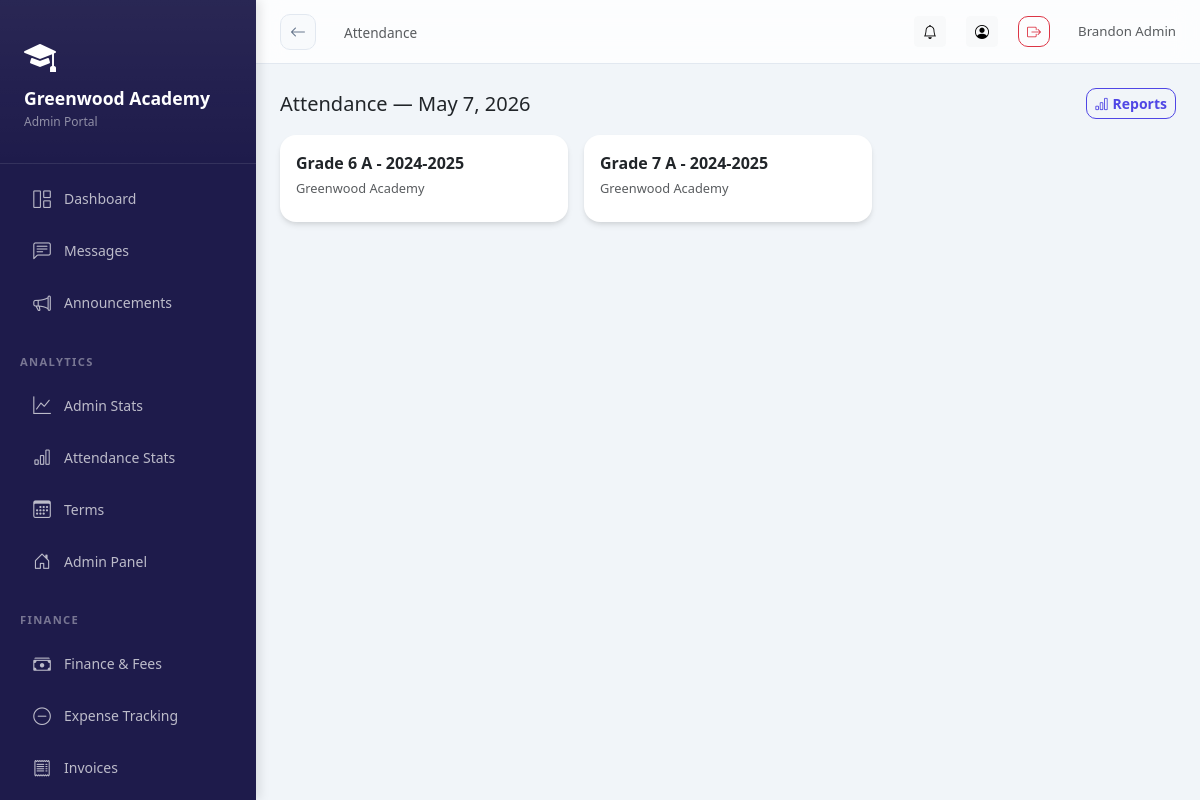
/attendance/ (signed in), run on the app's committed database.
### schools/models.py (models this page shows, shortened)
class School(models.Model):
    STATUS_CHOICES = [
        ('pending', 'Pending Approval'),
        ('active', 'Active'),
        ('suspended', 'Suspended'),
        ('rejected', 'Rejected'),
    ]
    name = models.CharField(max_length=200)
    subdomain = models.CharField(max_length=50, unique=True, db_index=True)
    email = models.EmailField()
    phone = models.CharField(max_length=20, blank=True)
    address = models.TextField(blank=True)
    logo = models.ImageField(upload_to='school_logos/', blank=True, null=True)
    theme_color = models.CharField(max_length=7, default='#4F46E5', help_text='Hex color code')
    motto = models.CharField(max_length=200, blank=True)
    status = models.CharField(max_length=20, choices=STATUS_CHOICES, default='pending')
    is_demo = models.BooleanField(default=False)
    created_at = models.DateTimeField(auto_now_add=True)
    updated_at = models.DateTimeField(auto_now=True)
    is_deleted = models.BooleanField(default=False)
    parent_registration_enabled = models.BooleanField(default=True)
    registration_token = models.CharField(max_length=100, unique=True, blank=True, null=True)
    subscription_active = models.BooleanField(default=False)
    subscription_expires = models.DateTimeField(null=True, blank=True)
    class Meta:
        ordering = ['-created_at']

class SchoolUser(SyncBaseModel):
    ROLE_CHOICES = [
        ('headmaster', 'Headmaster'),
        ('admin', 'School Admin'),
        ('teacher', 'Teacher'),
        ('student', 'Student'),
        ('parent', 'Parent'),
    ]
    user = models.ForeignKey(User, on_delete=models.CASCADE, related_name='school_memberships')
    school = models.ForeignKey(School, on_delete=models.CASCADE, related_name='members', db_index=True)
    role = models.CharField(max_length=20, choices=ROLE_CHOICES, db_index=True)
    is_active = models.BooleanField(default=True, db_index=True)
    signature = models.ImageField(upload_to='signatures/', blank=True, null=True)
    class Meta:
        unique_together = ['user', 'school']

### academics/models.py (models this page shows, shortened)
class ClassSection(SyncBaseModel):
    school = models.ForeignKey(School, on_delete=models.CASCADE, related_name='class_sections')
    class_level = models.ForeignKey(ClassLevel, on_delete=models.CASCADE, related_name='sections')
    section_name = models.CharField(max_length=20)  # e.g., "A", "B", "Science"
    class_teacher = models.ForeignKey(
        SchoolUser,
        on_delete=models.SET_NULL,
        null=True,
        blank=True,
        limit_choices_to={'role': 'teacher'},
        related_name='homeroom_classes'
    )
    academic_year = models.ForeignKey(AcademicYear, on_delete=models.CASCADE, related_name='sections')
    objects = TenantManager()
    all_objects = models.Manager()
    class Meta:
        unique_together = ['class_level', 'section_name', 'academic_year']
        ordering = ['class_level__order', 'section_name']
    def __str__(self):
        return f"{self.class_level.name} {self.section_name} - {self.academic_year.name}"

class ClassLevel(SyncBaseModel):
    school = models.ForeignKey(School, on_delete=models.CASCADE, related_name='class_levels')
    name = models.CharField(max_length=50)  # e.g., "Grade 1", "Class 5"
    order = models.IntegerField(default=0)
    objects = TenantManager()
    all_objects = models.Manager()
    class Meta:
        ordering = ['order', 'name']

class AcademicYear(SyncBaseModel):
    school = models.ForeignKey(School, on_delete=models.CASCADE, related_name='academic_years')
    name = models.CharField(max_length=50)  # e.g., "2024-2025"
    start_date = models.DateField()
    end_date = models.DateField()
    is_current = models.BooleanField(default=False)
    objects = TenantManager()
    all_objects = models.Manager()
    class Meta:
        ordering = ['-start_date']

### attendance/views.py (the view)
# urls.py: path('', views.attendance_home, name='home'),
@login_required
def attendance_home(request):
    school = request.school
    school_user = SchoolUser.objects.filter(user=request.user, school=school).first()
    today = date.today()
    if school_user and school_user.role == 'teacher':
        classes = ClassSection.objects.filter(
            school=school,
            teacher_subjects__teacher=school_user
        ).distinct()
    else:
        classes = ClassSection.objects.filter(school=school)
    today_sessions = AttendanceSession.objects.filter(
        school=school, date=today
    ).select_related('class_section', 'marked_by__user')
    recent_sessions = AttendanceSession.objects.filter(
        school=school,
        date__gte=today - timedelta(days=7)
    ).select_related('class_section').order_by('-date')[:20]
    context = {
        'classes': classes,
        'today_sessions': today_sessions,
        'recent_sessions': recent_sessions,
        'today': today,
    }
    return render(request, 'attendance/attendance_home.html', context)

### core/models.py (called while the page is built)
    def get_queryset(self):
        queryset = super().get_queryset()
        school = get_current_school()
        if school:
            return queryset.filter(school=school)
        return queryset

### schools/context_processors.py (called while the page is built)
def school_context(request):
    school = getattr(request, 'school', None)
    school_role = ''
    if school and request.user.is_authenticated:
        try:
            su = SchoolUser.objects.get(user=request.user, school=school, is_active=True)
            school_role = su.role
        except SchoolUser.DoesNotExist:
            pass
    return {
        'current_school': school,
        'school_role': school_role,
    }

### templates/attendance/attendance_home.html (shortened to what this page needs)
{% extends "base_dashboard.html" %}
{% block page_title %}Attendance{% endblock %}
{% block content %}
<div class="d-flex justify-content-between align-items-center mb-3">
  <h5 class="mb-0">Attendance — {{ today }}</h5>
  <a href="{% url 'attendance:report' %}" class="btn btn-sm btn-outline-primary"><i class="bi bi-bar-chart me-1"></i>Reports</a>
</div>
<div class="row g-3 mb-4">
  {% for cs in classes %}
  <div class="col-md-4">
    <div class="card h-100">
      <div class="card-body">
        <div class="fw-semibold mb-1">{{ cs }}</div>
        <div class="text-muted mb-2" style="font-size:.8rem;">{{ cs.school.name }}</div>
      </div>
    </div>
  </div>
  {% empty %}
  <div class="col-12"><div class="alert alert-info">No classes found. Set up classes first.</div></div>
  {% endfor %}
</div>
{% endblock %}

### templates/base_dashboard.html (shortened to what this page needs)
<!DOCTYPE html>
<html lang="en">
<head>
<link rel="stylesheet" href="https://cdn.jsdelivr.net/npm/bootstrap@5.3.0/dist/css/bootstrap.min.css">
<link rel="stylesheet" href="https://cdn.jsdelivr.net/npm/bootstrap-icons@1.11.0/font/bootstrap-icons.css">
<link href="https://cdn.jsdelivr.net/npm/tom-select@2.2.2/dist/css/tom-select.bootstrap5.css" rel="stylesheet">
</head>
<body>
<div class="sidebar" id="sidebar">
  <div class="sidebar-brand">
    {% if current_school.logo %}
      <img src="{{ current_school.logo.url }}" alt="{{ current_school.name }}" class="rounded">
  {% else %}
    <i class="bi bi-mortarboard-fill text-white mb-2 d-block" style="font-size: 2rem;"></i>
  {% endif %}
  <h5>{{ current_school.name|default:"AcademiaLink" }}</h5>
  <small>{{ school_role|title }} Portal</small>
  </div>
  <nav class="py-2">
    <a href="{% url 'analytics:dashboard' %}" class="nav-link {% if request.path == '/analytics/dashboard/' %}active{% endif %}">
      <i class="bi bi-grid-1x2"></i> Dashboard
    </a>
    <a href="{% url 'messaging:list' %}" class="nav-link {% if 'messages' in request.path %}active{% endif %}">
      <i class="bi bi-chat-left-text"></i> Messages
    </a>
    <a href="{% url 'notifications:announcements' %}" class="nav-link {% if 'announcements' in request.path %}active{% endif %}">
      <i class="bi bi-megaphone"></i> Announcements
    </a>
    {% if school_role in 'headmaster,teacher' %}
    <div class="nav-section">Academic</div>
    <a href="{% url 'academics:student_list' %}" class="nav-link {% if 'students' in request.path %}active{% endif %}">
      <i class="bi bi-people"></i> Students
    </a>
    {% if school_role in 'headmaster,teacher,admin' %}
    <a href="{% url 'academics:teacher_list' %}" class="nav-link {% if 'teachers' in request.path %}active{% endif %}">
      <i class="bi bi-person-badge"></i> Teachers Directory
    </a>
    <a href="{% url 'academics:parent_list' %}" class="nav-link {% if 'parents' in request.path %}active{% endif %}">
      <i class="bi bi-people-fill"></i> Parents Directory
    </a>
    {% endif %}
    <a href="{% url 'academics:class_section_list' %}" class="nav-link {% if 'sections' in request.path %}active{% endif %}">
      <i class="bi bi-building"></i> Classes
    </a>
    <a href="{% url 'academics:subject_list' %}" class="nav-link {% if 'subjects' in request.path %}active{% endif %}">
      <i class="bi bi-book"></i> Subjects
    </a>
    <div class="nav-section">Attendance</div>
    <a href="{% url 'attendance:home' %}" class="nav-link {% if 'attendance' in request.path %}active{% endif %}">
      <i class="bi bi-calendar-check"></i> Attendance
    </a>
    <div class="nav-section">Results</div>
    <a href="{% url 'results:result_entry' %}" class="nav-link {% if 'entry' in request.path %}active{% endif %}">
      <i class="bi bi-pencil-square"></i> Enter Results
    </a>
    {% elif school_role == 'admin' %}
    <div class="nav-section">Analytics</div>
    <a href="{% url 'analytics:dashboard' %}#admin" class="nav-link {% if 'dashboard' in request.path %}active{% endif %}">
      <i class="bi bi-graph-up"></i> Admin Stats
    </a>
    <a href="{% url 'attendance:report' %}" class="nav-link {% if 'attendance_report' in request.path %}active{% endif %}">
      <i class="bi bi-bar-chart"></i> Attendance Stats
    </a>
    {% endif %}
    <a href="{% url 'results:term_list' %}" class="nav-link {% if 'terms' in request.path %}active{% endif %}">
      <i class="bi bi-calendar3"></i> Terms
    </a>
    <a href="{% url 'dashboard' %}" class="nav-link {% if '/school/dashboard/' in request.path %}active{% endif %}">
      <i class="bi bi-house-door"></i> Admin Panel
    </a>
    {% if school_role == 'admin' %}
    <div class="nav-section">Finance</div>
    <a href="{% url 'fees:home' %}" class="nav-link {% if 'fees' in request.path %}active{% endif %}">
      <i class="bi bi-cash-stack"></i> Finance & Fees
    </a>
    <a href="{% url 'fees:expense_list' %}" class="nav-link {% if 'expenses' in request.path %}active{% endif %}">
      <i class="bi bi-dash-circle"></i> Expense Tracking
    </a>
    <a href="{% url 'fees:invoice_list' %}" class="nav-link {% if 'invoices' in request.path %}active{% endif %}">
      <i class="bi bi-receipt"></i> Invoices
    </a>
    <a href="{% url 'fees:structure_list' %}" class="nav-link {% if 'structures' in request.path %}active{% endif %}">
    </a>
    {% endif %}
  </nav>
</div>
<div class="main-content">
  <div class="topbar">
    <div class="topbar-left">
      <a href="javascript:history.back()" class="btn-back d-none d-md-flex" id="global-back-btn" title="Go Back">
        <i class="bi bi-arrow-left"></i>
      </a>
      <nav aria-label="breadcrumb" class="d-none d-md-block">
        <span class="text-muted" style="font-size:.85rem;">{% block page_title %}{% endblock %}</span>
      </nav>
    </div>
    <div class="topbar-right">
      <a href="{% url 'notifications:list' %}" class="btn btn-sm btn-light position-relative" title="Notifications">
        <i class="bi bi-bell"></i>
      </a>
      <a href="{% url 'accounts:profile' %}" class="btn btn-sm btn-light" title="Profile">
        <i class="bi bi-person-circle"></i>
      </a>
      <a href="{% url 'accounts:logout' %}" class="btn btn-sm btn-outline-danger" title="Logout">
        <i class="bi bi-box-arrow-right"></i>
      </a>
      <span class="text-muted d-none d-md-inline-block ms-2" style="font-size:.83rem;">
        {{ user.get_full_name|default:user.username }}
      </span>
    </div>
  </div>
  <div class="page-content">
    {% block content %}{% endblock %}
  </div>
</div>
</body>
</html>

### data on the page
School: name "Greenwood Academy"
SchoolUser: role "Admin"
ClassSection: class_level+section_name+academic_year "Grade 6 A - 2024-2025", school.name "Greenwood Academy"
ClassSection: class_level+section_name+academic_year "Grade 7 A - 2024-2025", school.name "Greenwood Academy"

### other printed values
{{ user.get_full_name|default:user.username }} "Brandon Admin"
{{ today }} "May 7, 2026"
